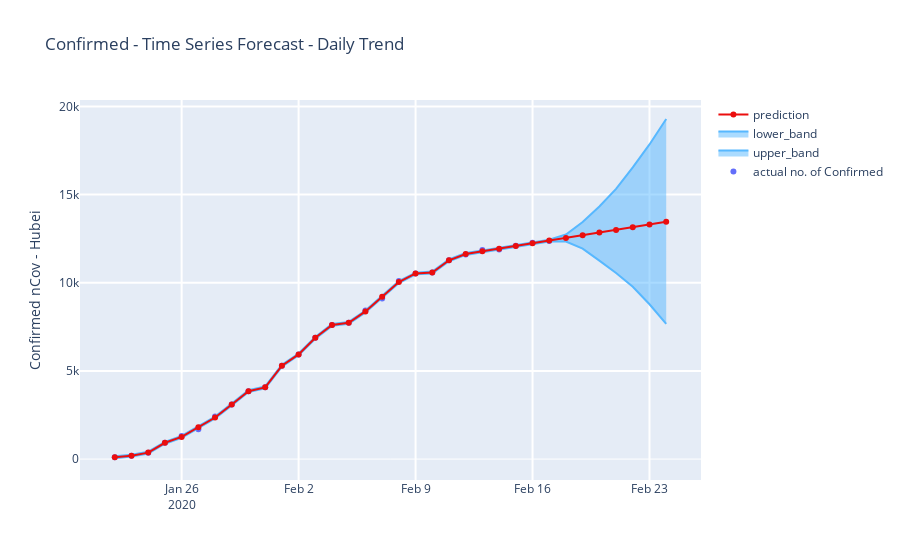

Notebook cell for this chart:
### Markdown cell above
#### Prilimilary analysis
It doesn't look like really good prediction. For China cities the prediciton doesn't capture the going down trend of the change.

Now let's try to add in 'changepoint' features for more accurate modeling

### Code cell
m_d = Prophet(
    changepoint_range=0.85,
    changepoint_prior_scale=20,
    n_changepoints=19,
    yearly_seasonality=False,
    weekly_seasonality = False,
    daily_seasonality = False,
    seasonality_mode = 'additive')

df_China_without_Hubei_grouped.columns = ['ds','y']

m_d.fit(df_China_without_Hubei_grouped)
future_China_without_Hubei = m_d.make_future_dataframe(periods=7)
fcst_daily_China_without_Hubei= m_d.predict(future_China_without_Hubei)

plot_China_without_Hubei()
